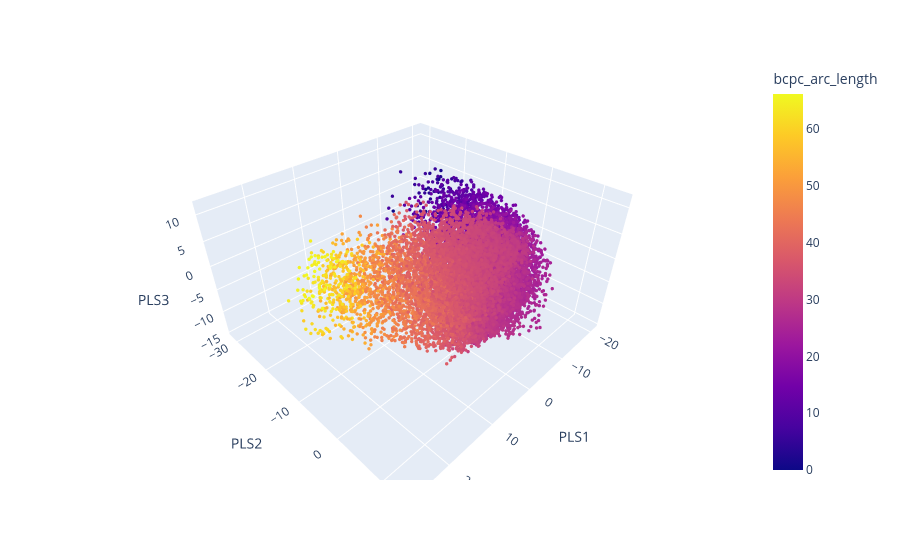

Here is the notebook cell this chart was saved with:
### Code cell
fig = px.scatter_3d(df, x="PLS1", y="PLS2", z="PLS3", color="bcpc_arc_length")
fig.update_traces(marker={"size":2})

### Figure 1 — Plotly figure (JSON) as saved in the notebook; plotly's stock layout.template omitted (floating-point values rounded to 4 significant figures; data arrays with more than 128 entries replaced by an {"elided": "..."} marker saying what was removed)
{"data": [{"hovertemplate": "PLS1=%{x}<br>PLS2=%{y}<br>PLS3=%{z}<br>bcpc_arc_length=%{marker.color}<extra></extra>", "legendgroup": "", "marker": {"color": {"elided": "14350 float values"}, "coloraxis": "coloraxis", "size": 2, "symbol": "circle"}, "mode": "markers", "name": "", "scene": "scene", "showlegend": false, "type": "scatter3d", "x": {"elided": "14350 float values"}, "y": {"elided": "14350 float values"}, "z": {"elided": "14350 float values"}}], "layout": {"coloraxis": {"colorbar": {"title": {"text": "bcpc_arc_length"}}, "colorscale": [[0, "#0d0887"], [0.1111, "#46039f"], [0.2222, "#7201a8"], [0.3333, "#9c179e"], [0.4444, "#bd3786"], [0.5556, "#d8576b"], [0.6667, "#ed7953"], [0.7778, "#fb9f3a"], [0.8889, "#fdca26"], [1, "#f0f921"]]}, "legend": {"tracegroupgap": 0}, "margin": {"t": 60}, "scene": {"domain": {"x": [0, 1], "y": [0, 1]}, "xaxis": {"title": {"text": "PLS1"}}, "yaxis": {"title": {"text": "PLS2"}}, "zaxis": {"title": {"text": "PLS3"}}}}}
